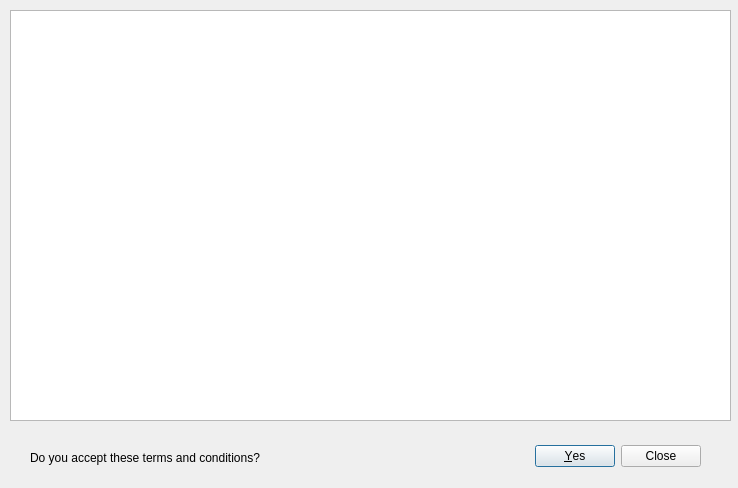
<?xml version="1.0" encoding="UTF-8"?>
<ui version="4.0">
 <class>AcceptLicenseDialog</class>
 <widget class="QDialog" name="AcceptLicenseDialog">
  <property name="geometry">
   <rect>
    <x>0</x>
    <y>0</y>
    <width>738</width>
    <height>488</height>
   </rect>
  </property>
  <property name="windowTitle">
   <string>License Agreement</string>
  </property>
  <widget class="QDialogButtonBox" name="buttonBox">
   <property name="geometry">
    <rect>
     <x>360</x>
     <y>440</y>
     <width>341</width>
     <height>32</height>
    </rect>
   </property>
   <property name="orientation">
    <enum>Qt::Horizontal</enum>
   </property>
   <property name="standardButtons">
    <set>QDialogButtonBox::Close|QDialogButtonBox::Yes</set>
   </property>
  </widget>
  <widget class="QTextBrowser" name="licenseTextBrowser">
   <property name="geometry">
    <rect>
     <x>10</x>
     <y>10</y>
     <width>721</width>
     <height>411</height>
    </rect>
   </property>
  </widget>
  <widget class="QLabel" name="promptLabel">
   <property name="geometry">
    <rect>
     <x>30</x>
     <y>450</y>
     <width>281</width>
     <height>16</height>
    </rect>
   </property>
   <property name="text">
    <string>Do you accept these terms and conditions?</string>
   </property>
  </widget>
 </widget>
 <resources/>
 <connections>
  <connection>
   <sender>buttonBox</sender>
   <signal>accepted()</signal>
   <receiver>AcceptLicenseDialog</receiver>
   <slot>accept()</slot>
   <hints>
    <hint type="sourcelabel">
     <x>248</x>
     <y>254</y>
    </hint>
    <hint type="destinationlabel">
     <x>157</x>
     <y>274</y>
    </hint>
   </hints>
  </connection>
  <connection>
   <sender>buttonBox</sender>
   <signal>rejected()</signal>
   <receiver>AcceptLicenseDialog</receiver>
   <slot>reject()</slot>
   <hints>
    <hint type="sourcelabel">
     <x>316</x>
     <y>260</y>
    </hint>
    <hint type="destinationlabel">
     <x>286</x>
     <y>274</y>
    </hint>
   </hints>
  </connection>
 </connections>
</ui>
